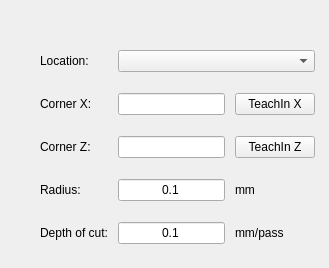
    <widget class="QWidget" name="pageRadius">
     <widget class="QWidget" name="gridLayoutWidget_7">
      <property name="geometry">
       <rect>
        <x>35</x>
        <y>35</y>
        <width>285</width>
        <height>224</height>
       </rect>
      </property>
      <layout class="QGridLayout" name="gridLayout_8">
       <property name="leftMargin">
        <number>5</number>
       </property>
       <property name="rightMargin">
        <number>5</number>
       </property>
       <property name="horizontalSpacing">
        <number>10</number>
       </property>
       <item row="1" column="2">
        <widget class="TeachInLineEdit" name="radiusCornerX">
         <property name="alignment">
          <set>Qt::AlignRight|Qt::AlignTrailing|Qt::AlignVCenter</set>
         </property>
         <property name="referenceType" stdset="0">
          <number>1</number>
         </property>
         <property name="axisNumber" stdset="0">
          <number>0</number>
         </property>
         <property name="inchFormat" stdset="0">
          <string>%9.4f</string>
         </property>
         <property name="millimeterFormat" stdset="0">
          <string>%10.3f</string>
         </property>
         <property name="degreeFormat" stdset="0">
          <string>%10.2f</string>
         </property>
         <property name="latheMode" stdset="0">
          <number>2</number>
         </property>
        </widget>
       </item>
       <item row="5" column="0">
        <widget class="QLabel" name="label_22">
         <property name="styleSheet">
          <string notr="true">font: 11pt &quot;Noto Sans&quot;;</string>
         </property>
         <property name="text">
          <string>Depth of cut:</string>
         </property>
        </widget>
       </item>
       <item row="1" column="3">
        <widget class="QPushButton" name="radiusTeachXBtn">
         <property name="text">
          <string>TeachIn X</string>
         </property>
        </widget>
       </item>
       <item row="0" column="2" colspan="2">
        <widget class="VCPSettingsComboBox" name="radiusLocation">
         <property name="layoutDirection">
          <enum>Qt::LeftToRight</enum>
         </property>
         <property name="styleSheet">
          <string notr="true">font: 11pt &quot;Noto Sans&quot;;</string>
         </property>
         <property name="settingName" stdset="0">
          <string>quick-cycles.radius-location</string>
         </property>
        </widget>
       </item>
       <item row="3" column="3">
        <widget class="QLabel" name="label_52">
         <property name="styleSheet">
          <string notr="true">font: 11pt &quot;Noto Sans&quot;;</string>
         </property>
         <property name="text">
          <string>mm</string>
         </property>
        </widget>
       </item>
       <item row="3" column="0">
        <widget class="QLabel" name="label_19">
         <property name="styleSheet">
          <string notr="true">font: 11pt &quot;Noto Sans&quot;;</string>
         </property>
         <property name="text">
          <string>Radius:</string>
         </property>
        </widget>
       </item>
       <item row="0" column="0">
        <widget class="QLabel" name="label_58">
         <property name="styleSheet">
          <string notr="true">font: 11pt &quot;Noto Sans&quot;;</string>
         </property>
         <property name="text">
          <string>Location:</string>
         </property>
        </widget>
       </item>
       <item row="2" column="3">
        <widget class="QPushButton" name="radiusTeachZBtn">
         <property name="text">
          <string>TeachIn Z</string>
         </property>
        </widget>
       </item>
       <item row="1" column="0">
        <widget class="QLabel" name="label_57">
         <property name="styleSheet">
          <string notr="true">font: 11pt &quot;Noto Sans&quot;;</string>
         </property>
         <property name="text">
          <string>Corner X:</string>
         </property>
        </widget>
       </item>
       <item row="2" column="2">
        <widget class="TeachInLineEdit" name="radiusCornerZ">
         <property name="alignment">
          <set>Qt::AlignRight|Qt::AlignTrailing|Qt::AlignVCenter</set>
         </property>
         <property name="referenceType" stdset="0">
          <number>1</number>
         </property>
         <property name="axisNumber" stdset="0">
          <number>2</number>
         </property>
         <property name="inchFormat" stdset="0">
          <string>%9.4f</string>
         </property>
         <property name="millimeterFormat" stdset="0">
          <string>%10.3f</string>
         </property>
         <property name="degreeFormat" stdset="0">
          <string>%10.2f</string>
         </property>
         <property name="latheMode" stdset="0">
          <number>0</number>
         </property>
        </widget>
       </item>
       <item row="5" column="2">
        <widget class="VCPSettingsLineEdit" name="radiusDoc">
         <property name="styleSheet">
          <string notr="true">font: 11pt &quot;Noto Sans&quot;;</string>
         </property>
         <property name="text">
          <string>0.1</string>
         </property>
         <property name="alignment">
          <set>Qt::AlignCenter</set>
         </property>
         <property name="settingName" stdset="0">
          <string>smart_numpad.quick-cycles-doc</string>
         </property>
         <property name="textFormat" stdset="0">
          <string/>
         </property>
        </widget>
       </item>
       <item row="3" column="2">
        <widget class="VCPSettingsLineEdit" name="radiusValue">
         <property name="styleSheet">
          <string notr="true">font: 11pt &quot;Noto Sans&quot;;</string>
         </property>
         <property name="text">
          <string>0.1</string>
         </property>
         <property name="alignment">
          <set>Qt::AlignCenter</set>
         </property>
         <property name="settingName" stdset="0">
          <string>smart_numpad.quick-cycles-radius</string>
         </property>
         <property name="textFormat" stdset="0">
          <string/>
         </property>
        </widget>
       </item>
       <item row="2" column="0">
        <widget class="QLabel" name="label_55">
         <property name="styleSheet">
          <string notr="true">font: 11pt &quot;Noto Sans&quot;;</string>
         </property>
         <property name="text">
          <string>Corner Z:</string>
         </property>
        </widget>
       </item>
       <item row="5" column="3">
        <widget class="QLabel" name="label_59">
         <property name="styleSheet">
          <string notr="true">font: 11pt &quot;Noto Sans&quot;;</string>
         </property>
         <property name="text">
          <string>mm/pass</string>
         </property>
        </widget>
       </item>
      </layout>
     </widget>
    </widget>
